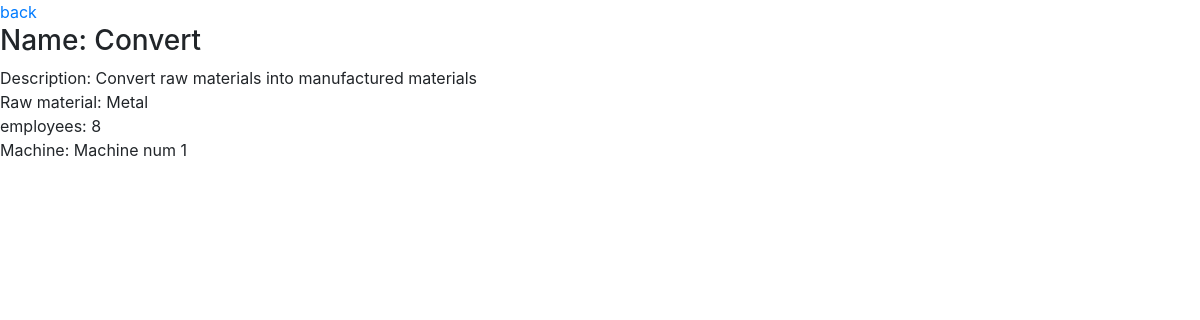
The page /section.php on the database as committed earlier.
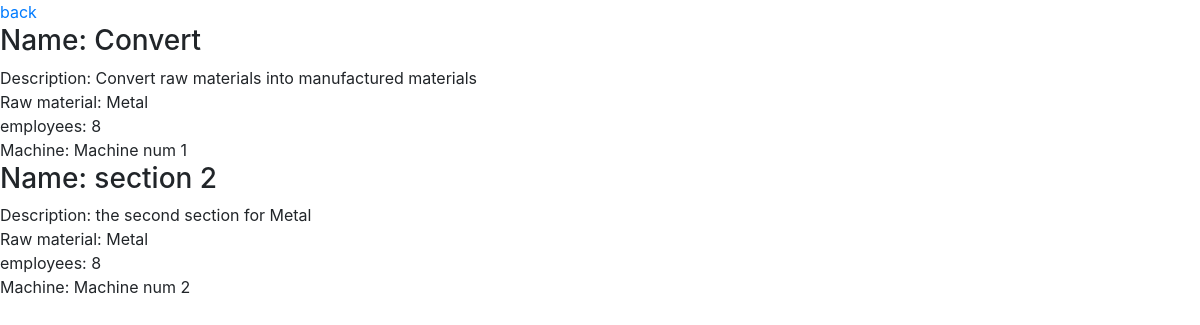
The same page on the database as committed later.
### tables this page shows
CREATE TABLE `sections` (
  `section_id` int(12) NOT NULL,
  `section_name` varchar(200) NOT NULL,
  `section_description` text NOT NULL,
  `fk_raw_material_id` int(12) NOT NULL,
  `fk_user_id` int(12) NOT NULL,
  `fk_employee_id` int(12) NOT NULL,
  `fk_machine` int(12) NOT NULL
);

CREATE TABLE `raw_material` (
  `raw_material_id` int(12) NOT NULL,
  `raw_material_name` varchar(200) NOT NULL,
  `raw_material_date` datetime NOT NULL,
  `raw_material_description` text NOT NULL,
  `raw_material_price` varchar(200) NOT NULL
);

CREATE TABLE `employees` (
  `employee_id` int(11) NOT NULL,
  `employee_date` timestamp NOT NULL DEFAULT current_timestamp() ON UPDATE current_timestamp(),
  `employee_status` enum('worker','manager','engineer','director','accountant','dealer','technician') NOT NULL,
  `fk_user_id` int(11) NOT NULL
);

CREATE TABLE `machine` (
  `machine_id` int(12) NOT NULL,
  `machine_name` varchar(200) NOT NULL,
  `machine_description` varchar(250) NOT NULL,
  `machine_date` date NOT NULL,
  `machine_status` enum('active','defect') NOT NULL
);

### section.php (the view, shortened to what this page needs)
<?php
require 'db.php';
?>
<html>
<head><?php require 'header.php'; ?></head>
<body>
<a href="directorpage.php">back</a>
<?php
  $sql ="SELECT * FROM sections
  JOIN users ON fk_user_id=user_id
  JOIN employees ON fk_employee_id=employee_id
  JOIN raw_material ON fk_raw_material_id=raw_material_id
  JOIN machine ON fk_machine=machine_id
";
  $result = mysqli_query($conn,$sql);
    if($result->num_rows > 0){
      while ($row = $result->fetch_assoc()) {?>
<h3>Name:                                     <?php echo $row['section_name'];?></h3>
<span>Description: </span>                    <?php echo $row['section_description'];?><br>
<span>Raw material: </span>                   <?php echo $row['raw_material_name'];?><br>
<span>employees: </span>                      <?php echo $row['employee_id'];?><br>
<span>Machine: </span>                       <?php echo $row['machine_name'];?><br>
<?php
    }
}
?>
</body>
</html>

Rows that differ between the two databases and show on the page:
added sections: section_name "section 2", section_description "the second section for Metal", fk_raw_material.raw_material_name "Metal", fk_employee.employee_id "8", fk_machine.machine_name "Machine num 2"
